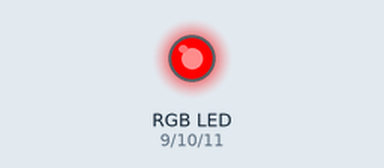
Bench run of a sketch on a simulated Arduino Uno, built with avr-gcc and run on an emulated ATmega328P. On the bench: an RGB LED mixed from three pins (HIGH = lit).

Above: at 0.5 s.
At 2.5 s:
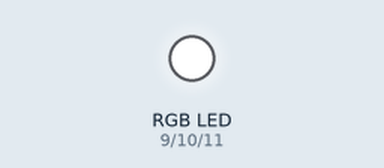
At 3.5 s:
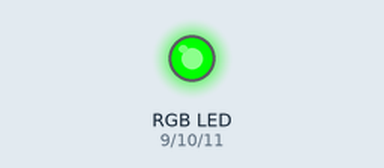
At 4.5 s:
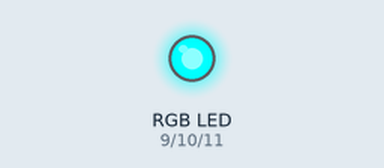
At 6.0 s:
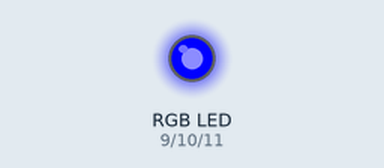
At 8.5 s:
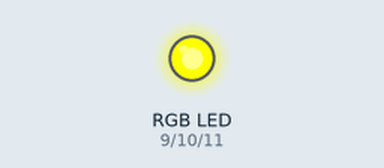
Timing chart, 0 to 9.1 s (numbered marks = the images above):
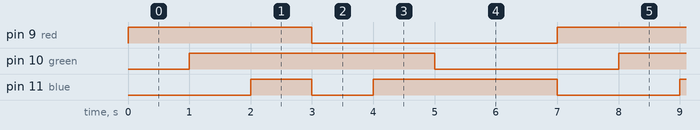

The sketch:

blinky.ino
```cpp
/* Project 1: RGB Blinky
Uses a single RGB LED to cycle through three colors.
*/
const int red = 9;
const int green = 10;
const int blue = 11;

int time = 1000;
int multiple = 2;

void setup() {
pinMode(red, OUTPUT);
pinMode(green, OUTPUT);
pinMode(blue, OUTPUT);
}
void loop() {
digitalWrite(red, HIGH);
delay(time);
digitalWrite(green, HIGH);
delay(time);
digitalWrite(blue, HIGH);
delay(time);
digitalWrite(red, LOW);
digitalWrite(blue, LOW);
delay(time);
digitalWrite(blue, HIGH);
delay(time);
digitalWrite(green, LOW);
delay(time*=multiple);
digitalWrite(blue, LOW);
digitalWrite(green, LOW);
time/=multiple;
}
```

Measured:
- by itself, pin 9 (red): alternates HIGH for 3.0 s and LOW for 4.0 s
- by itself, pin 10 (green): alternates HIGH for 4.0 s and LOW for 3.0 s
- by itself, pin 11 (blue): repeats every 7.0 s: LOW 1.0 s, HIGH 3.0 s, LOW 2.0 s, HIGH 1.0 s
